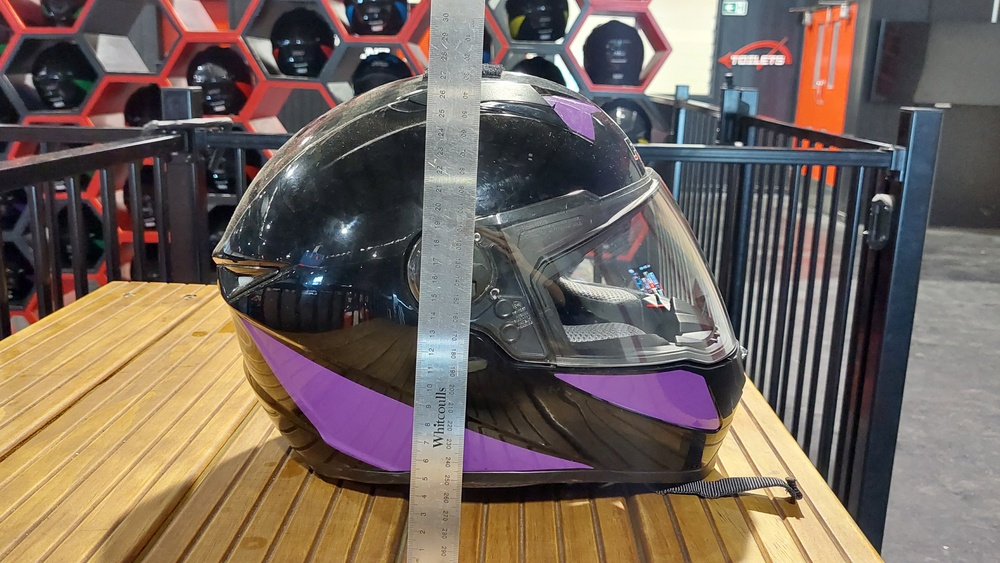
#> input picture 4]_HelmetLights/Images/20230520_143241.jpg, 1000 x 563 px, shrunk from 4624 x 2604 before the run, given in place of the camera
$ python 02_write.py
#> lines starting #> are read from the running program, lines starting #| are printed output that depends on the picture
from __future__ import print_function
import os
import sys
import cv2 as cv
import numpy as np
import argparse

#def detect_movement(frame, prior_frame):


def main():

    #code
    path = os.getcwd() + "video_trial.avi"
    camera = cv.VideoCapture(0)
    if (not camera.isOpened()):
        print(f"Error:Camera not found!")
        return 1

    # write video file
    #fourcc = cv.CV_FOURCC('m', 'p', '4', 'v')
    #video_writer = cv.VideoWriter('output.avi', -1, 20.0, (640,480))
    frame_num = 0

    while True:
        ret, frame = camera.read()
#> frame is the input picture: shape (563, 1000, 3); mean B, G, R 93, 101.7, 115.5
        bg_sub = cv.createBackgroundSubtractorKNN(history = 500, dist2Threshold = 160, detectShadows = False)
        #first iteration don't have a prior frame to work with, set them the same and dont display anything!
        if frame_num <= 5:
            if not ret:
                raise IOError("Error with webcam")

            ## convert to greyscale
            gray = cv.cvtColor(frame, cv.COLOR_BGR2GRAY)
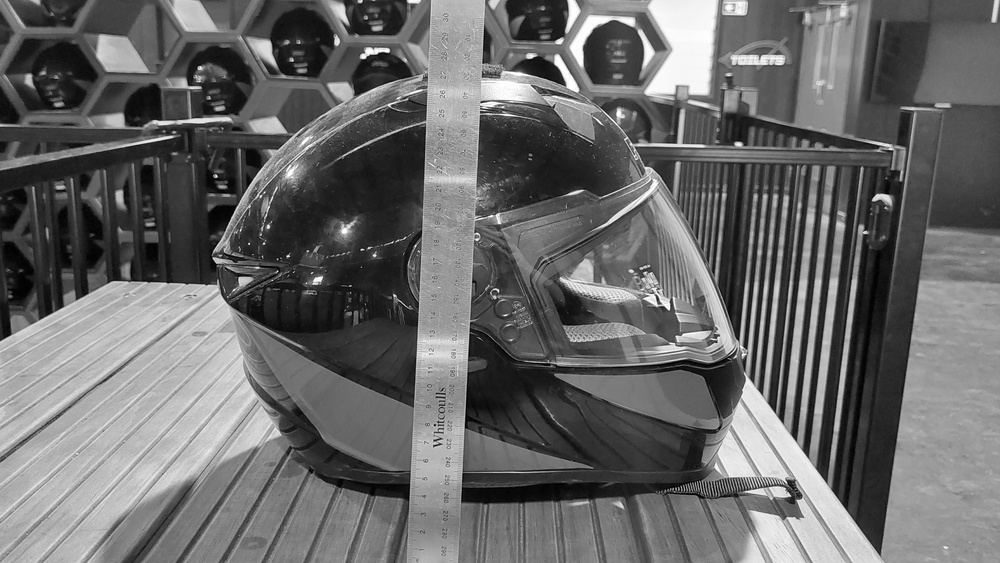
#> gray: shape (563, 1000); min 0, max 255, mean 104.8
            gray = cv.GaussianBlur(gray, (15, 15), 0)
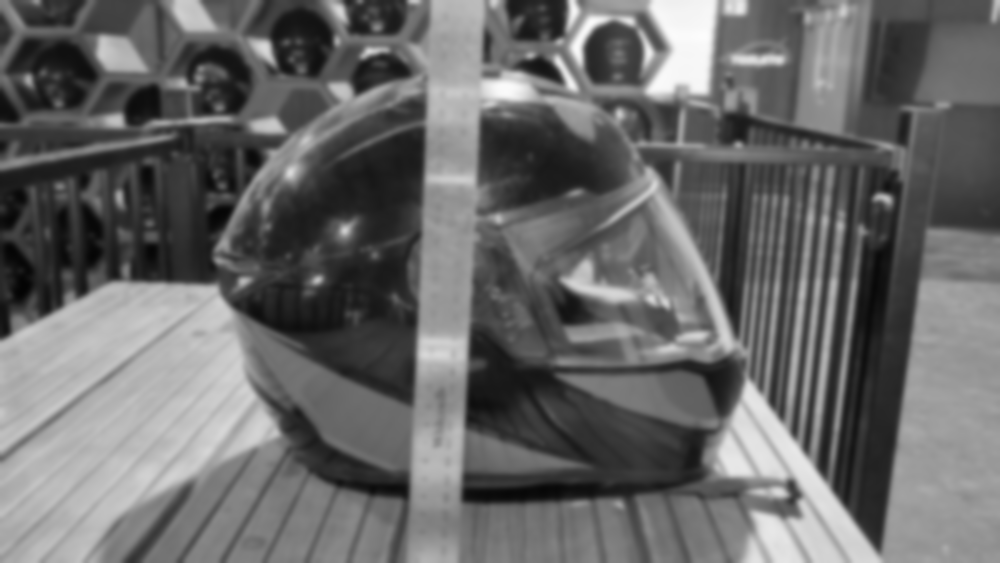
#> gray: shape (563, 1000); min 4, max 252, mean 104.8

            #video_writer.write(frame)
            # image subtraction
            prior_frame = frame
            prior_gray = gray
            frame_num = frame_num + 1


        # later frames (dumb format but stick with me)
        if not ret:
            raise IOError("Error with webcam")

        ## convert to greyscale
        blur = cv.GaussianBlur(frame, (15, 15), 0)
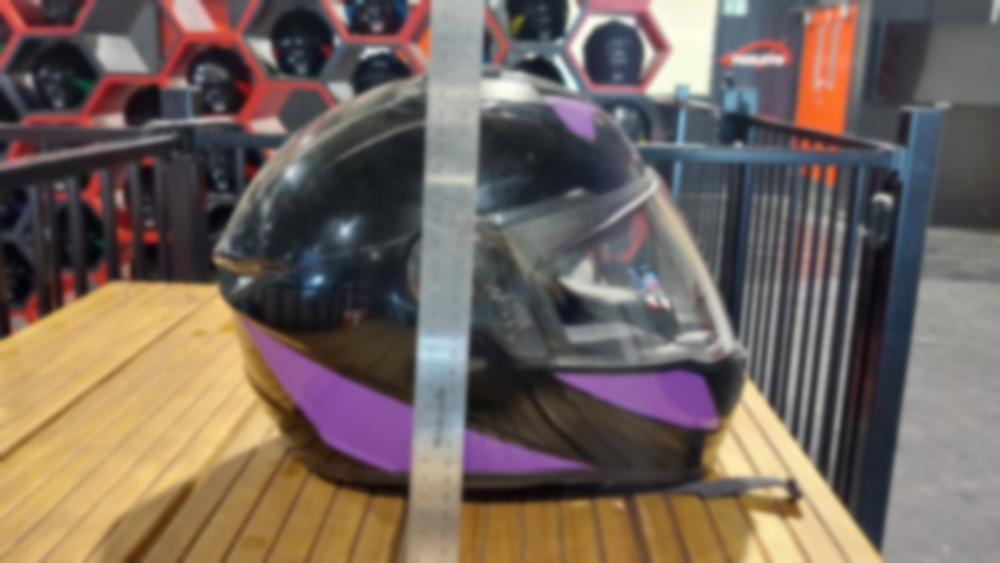
#> blur: shape (563, 1000, 3); mean B, G, R 93, 101.7, 115.5
        gray = cv.cvtColor(blur, cv.COLOR_BGR2GRAY)


        #video_writer.write(frame)
        #fg mask
        fg_mask = bg_sub.apply(frame)
#> fg_mask: shape (563, 1000); every value is 255
        # image subtraction
        subbed = cv.absdiff(gray, prior_gray)
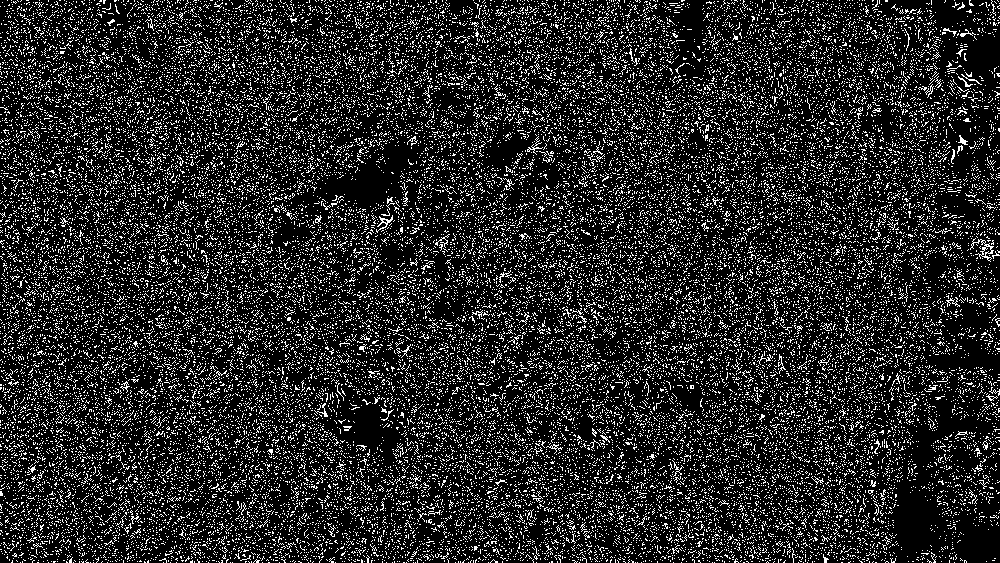
#> subbed: shape (563, 1000); values 0 (black) and 1 (white), 15.6% white in thin lines or dots
        prior_frame = frame
        prior_gray = gray
        cv.imshow("subtraction?", fg_mask)
        cv.imshow("frame", frame)
        #find brightest moving thing
        #(minVal, maxVal, minLoc, maxLoc) = cv.minMaxLoc(subbed)
        #cv.circle(frame, maxLoc, 100, (255, 0, 0), 2)

        #cv.imshow("Light?", frame)

        if cv.waitKey(1) & 0xFF == ord('q'):
#> (key q is pressed here)
            break


    return 0


if __name__ == "__main__":
    sys.exit(main())
#> (the program exits here)

$ run again, on 4]_HelmetLights/Images/20230520_143313.jpg
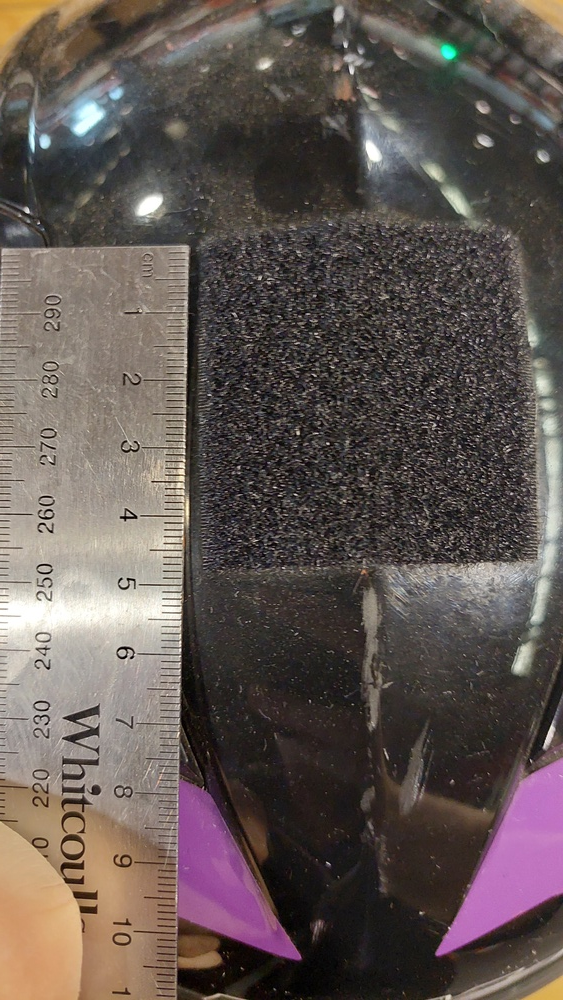
#> input picture 4]_HelmetLights/Images/20230520_143313.jpg, 563 x 1000 px, shrunk from 2604 x 4624 before the run, given in place of the camera
#> in main, frame is the input picture: shape (1000, 563, 3); mean B, G, R 82.3, 86.3, 96.9
#> in main, `gray = cv.GaussianBlur(gray, (15, 15), 0)`:
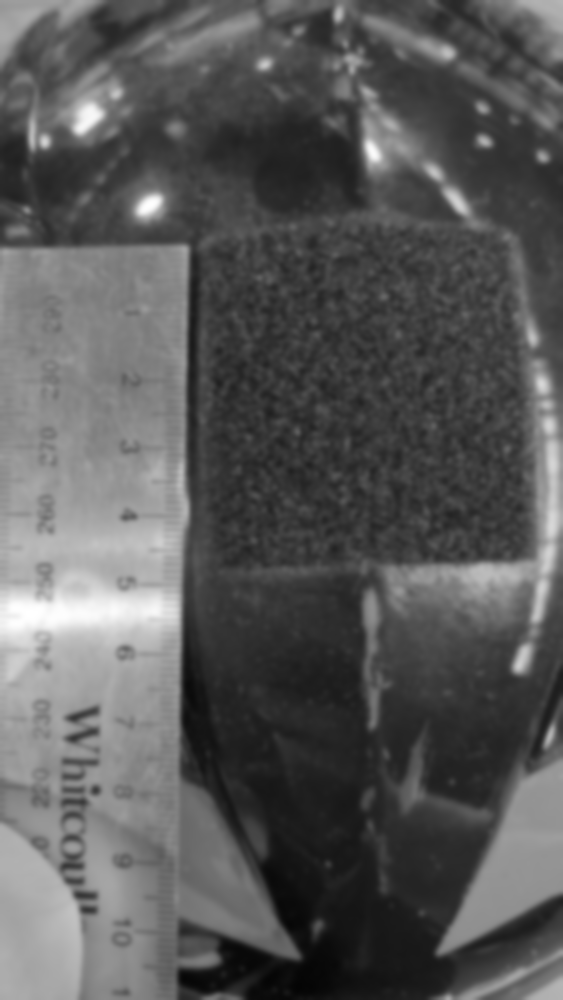
#> gray: shape (1000, 563); min 4, max 255, mean 89
#> fg_mask: shape (1000, 563); every value is 255
#> in main, `subbed = cv.absdiff(gray, prior_gray)`:
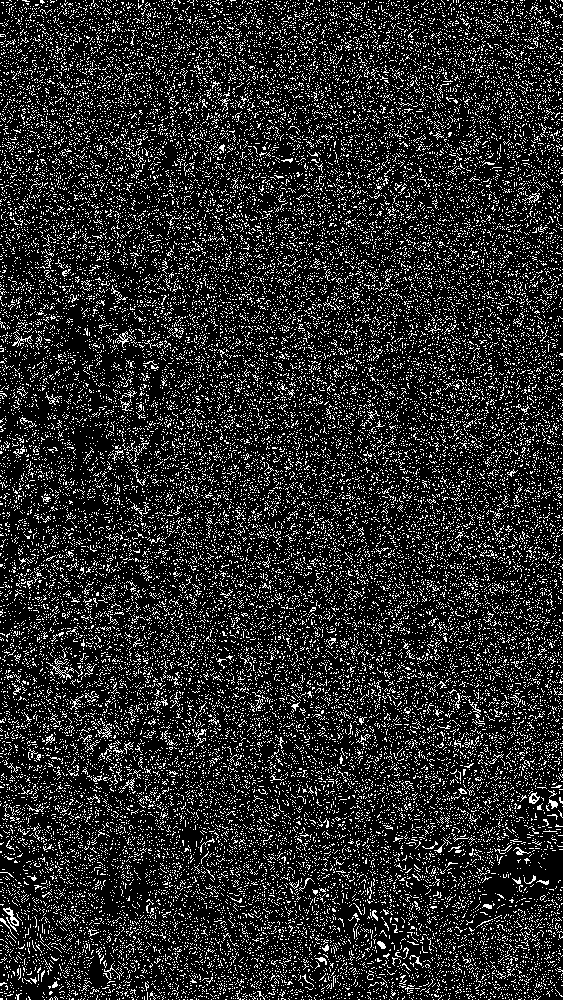
#> subbed: shape (1000, 563); values 0 (black) and 1 (white), 16.4% white in thin lines or dots

$ run again, on 4]_HelmetLights/Images/20230520_143320.jpg
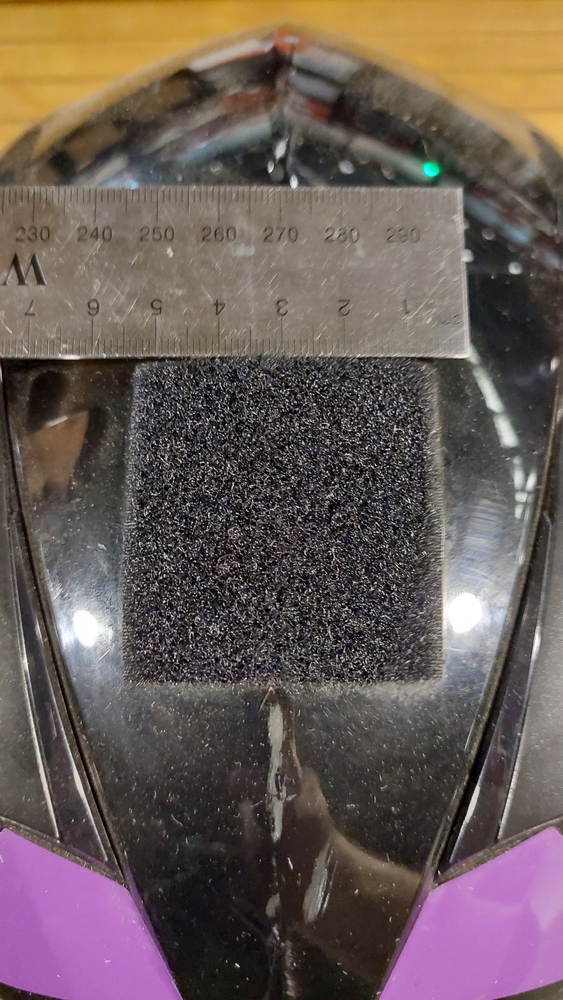
#> input picture 4]_HelmetLights/Images/20230520_143320.jpg, 563 x 1000 px, shrunk from 2604 x 4624 before the run, given in place of the camera
#> in main, frame is the input picture: shape (1000, 563, 3); mean B, G, R 86.8, 91.3, 105.4
#> in main, `gray = cv.GaussianBlur(gray, (15, 15), 0)`:
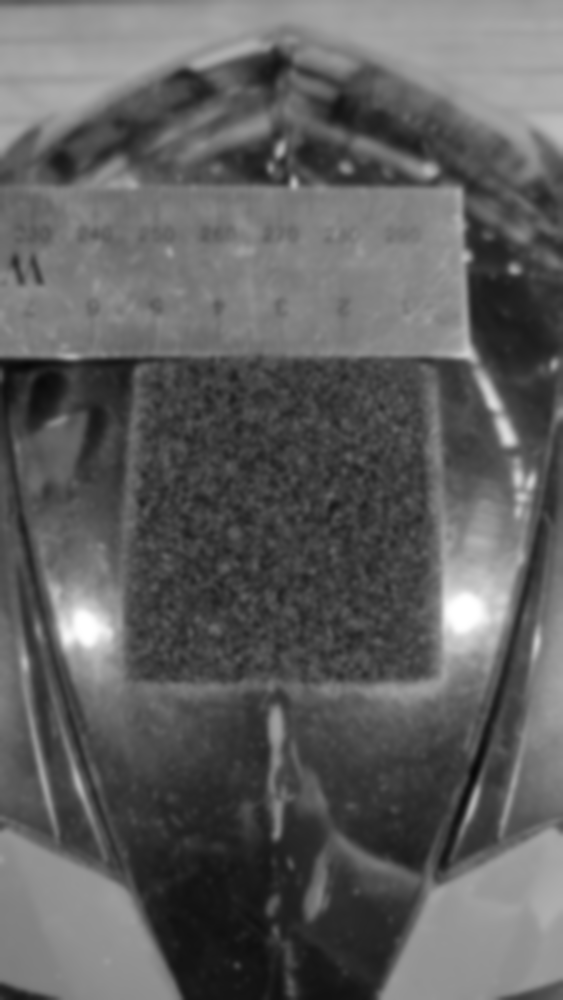
#> gray: shape (1000, 563); min 8, max 255, mean 95
#> fg_mask: shape (1000, 563); every value is 255
#> in main, `subbed = cv.absdiff(gray, prior_gray)`:
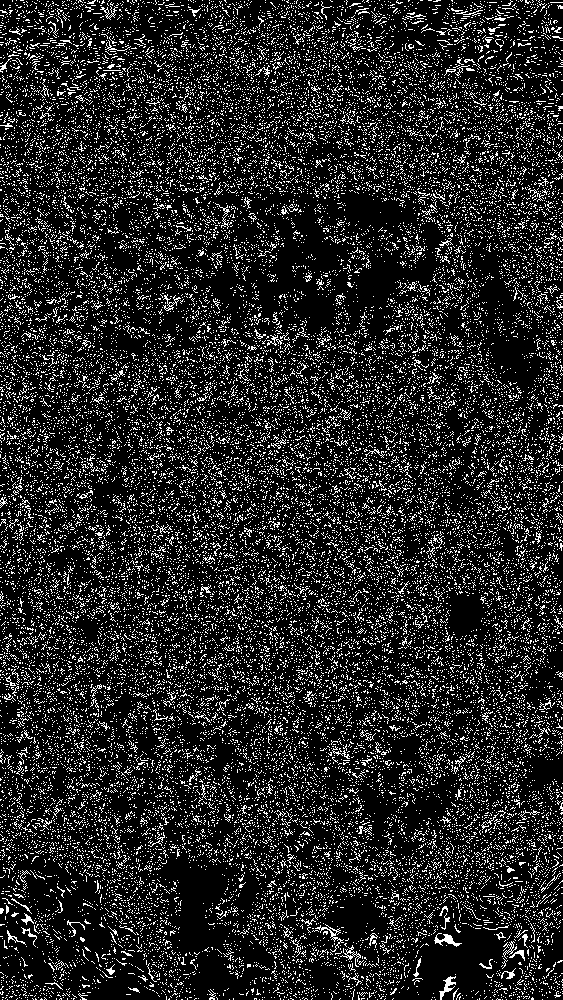
#> subbed: shape (1000, 563); values 0 (black) and 1 (white), 14.9% white in thin lines or dots
